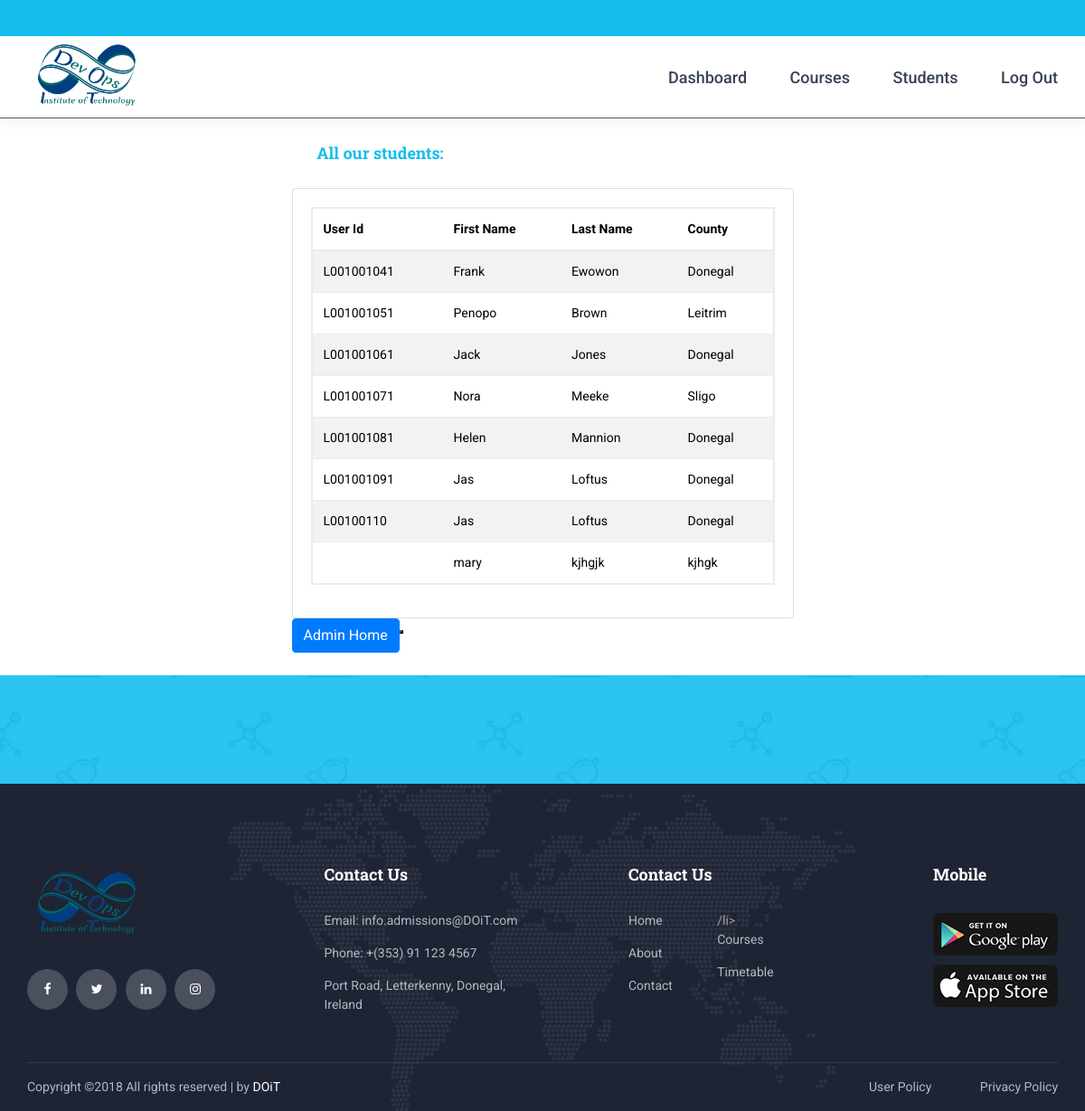
Screenshot of /profiles.php with the database file from the repository.
### tables this page shows
CREATE TABLE `student` (
  `ID` int(2) NOT NULL,
  `Fname` varchar(15) NOT NULL,
  `Lname` varchar(20) NOT NULL,
  `street` varchar(40) NOT NULL,
  `village` varchar(30) NOT NULL,
  `town` varchar(30) NOT NULL,
  `county` varchar(30) NOT NULL,
  `email` varchar(30) NOT NULL,
  `phone` int(15) NOT NULL,
  `dob` date NOT NULL,
  `pic` varchar(15) NOT NULL,
  `userID` varchar(10) NOT NULL
);

### profiles.php (the view)
 <?php include ('admin_header.php'); ?>
<?php
    include_once("config.php");
	echo '<div class="container">
		  <div class="row" style="padding-bottom: 25px">';
    if (isset($_GET['first']))
    {
        $Fname = $_GET['first'];
        $sql = "SELECT * FROM student WHERE Fname='$Fname'";
        $result = $conn->query($sql);
        if ($result->num_rows > 0) {
            if($row = $result->fetch_assoc()) {
				echo '<div class="col-sm-4 col-md-4"></div>
					  <div class="col-sm-4 col-md-4">';
                echo '<h4 style="color:#14bdee;margin: 5%">'.$row["Fname"]."'s Profile</h4>";
                echo '<div class="card">
						<div class="card-body">
							<table class="table table-striped" style="color: black !important;border: 2px solid #e9ecef">';
                echo '<tr><td>UserID:</td><td>'.$row["userID"].'</td></tr>';
                echo '<tr><td>Firstname:</td><td>'.$row["Fname"].'</td></tr>';
                echo '<tr><td>Lastname:</td><td>'.$row["Lname"].'</td></tr>';
                echo '<tr><td>County:</td><td>'.$row["county"].'</td></tr>';
				echo '</table>';
				echo '</div>
				  </div>';
				echo '<button class="btn btn-primary float-left"><a style="color:white" href="admin_index.php">Admin Home</a></button>    <button class="btn btn-primary float-right"><a style="color:white" href="profiles.php">All Profiles</a></button>';
				echo '</div>';
				echo '<div class="col-sm-4 col-md-4"></div>';
            }
        }
        else {
           echo "0 results";
        }
    }
    else {
        $sql = "SELECT * FROM student";
        $result = $conn->query($sql);
        if ($result->num_rows > 0) {
			echo '<div class="col-sm-3 col-md-3"></div>
				  <div class="col-sm-6 col-md-6">';
			echo '<h4 style="color:#14bdee;margin: 5%">All our students:</h4>';
			echo '<div class="card">
					<div class="card-body">
						<table class="table table-striped" style="color: black !important;border: 2px solid #e9ecef">';
			echo '<thead>
				<tr>
				  <th scope="col">User Id</th>
				  <th scope="col">First Name</th>
				  <th scope="col">Last Name</th>
				  <th scope="col">County</th>
				</tr>
			  </thead>';
            echo '<tbody>';
            while($row = $result->fetch_assoc()) {
                echo '<tr>';
                echo '<td>'.$row["userID"].'</td>';
                echo '<td>'.$row["Fname"].'</td>';
                echo '<td>'.$row["Lname"].'</td>';
                echo '<td>'.$row["county"].'</td>';
                echo '</tr>';
            }
            echo '</tbody>';
            echo '</table>';
			echo '</div>
				  </div>';
			echo '<button class="btn btn-primary float-left"><a style="color:white" href="admin_index.php">Admin Home</a><button>';
			echo '</div>';
			echo '<div class="col-sm-3 col-md-3"></div>';
        }
        else {
           echo "0 results";
        }
    }
	echo '</div>
		  </div>';
?>
<?php include ('admin_footer.php'); ?>

### rows the page displays
student: userID "L001001041", Fname "Frank", Lname "Ewowon", county "Donegal"
student: userID "L001001051", Fname "Penopo", Lname "Brown", county "Leitrim"
student: userID "L001001061", Fname "Jack", Lname "Jones", county "Donegal"
student: userID "L001001071", Fname "Nora", Lname "Meeke", county "Sligo"
student: userID "L001001081", Fname "Helen", Lname "Mannion", county "Donegal"
student: userID "L001001091", Fname "Jas", Lname "Loftus", county "Donegal"
student: userID "L00100110", Fname "Jas", Lname "Loftus", county "Donegal"
student: Fname "mary", Lname "kjhgjk", county "kjhgk"
